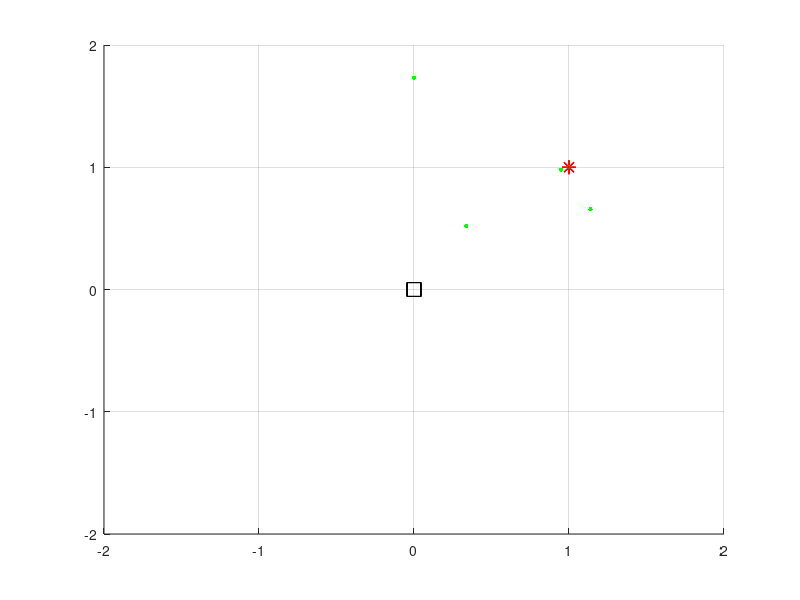

Reproduce this figure in MATLAB.
%Barbie 
%% D.H. Lineardo, inversed 

clc 
clearvars
clf

l1 = 1;
l2 = 1;

%DH parameters 

%link 1
a1 = l1;
alpha1 = 0;
d1 = 0;

%link 2
a2 = l2;
alpha2 = 0;
d2 = 0;

%target
theta1 = 0;
theta2 = pi/2;

%foreward kinematics
mu_a = [a1*cos(theta1) + a2*cos(theta1 + theta2);
        a1*sin(theta1) + a2*sin(theta1 + theta2);];

%inital guess 
q = [pi/3; pi/3];

%newton-rapson method
for i = 1:10
    theta1 = q(1);
    theta2 = q(2);

    %Jacobian matrix (partial derivative, derived)
    J = [-a2*sin(theta1 + theta2) - a1*sin(theta1), -a2*sin(theta1 + theta2);
          a2*cos(theta1 + theta2) + a1*cos(theta1),  a2*cos(theta1 + theta2);];

    %estimated task space position
    mu_e = [a1*cos(theta1) + a2*cos(theta1 + theta2);
            a1*sin(theta1) + a2*sin(theta1 + theta2)];

    %error (task-space error)
    delta = mu_a - mu_e;

    %tolerance check 
    if abs(delta) < 1e-5
        break;
    end

    %revised joint space positions
    q = q + inv(J)*(delta);

    %plotting the values
    O1x = a1*cos(theta1);
    O1y = a1*sin(theta1);

    O2x = mu_e(1);
    O2y = mu_e(2);

    link1 = line([0, O1x], [0, O1y]);
    link2 = line([O1x, O2x], [O1y, O2y]);

    set(link1, 'lineWidth', 2);
    set(link2, 'lineWidth', 5);

    hold on 
     
    plot(O2x, O2y, 'g.', 'markersize', 10);
    plot(mu_a(1), mu_a(2), 'r*', 'markersize', 10)
    plot(0, 0, 'ks', 'markersize', 10)

    axis([-(a1+a2) (a1+a2) -(a1+a2) (a1+a2)]);

    grid on
    pause(3);
    delete(link1);
    delete(link2);
end


